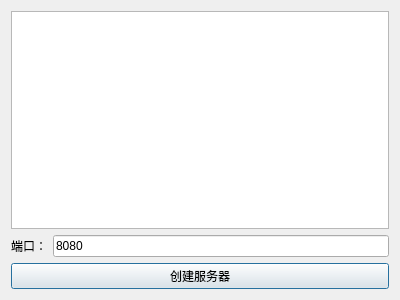
<?xml version="1.0" encoding="UTF-8"?>
<ui version="4.0">
 <class>TcpServerDialog</class>
 <widget class="QDialog" name="TcpServerDialog">
  <property name="geometry">
   <rect>
    <x>0</x>
    <y>0</y>
    <width>400</width>
    <height>300</height>
   </rect>
  </property>
  <property name="windowTitle">
   <string>Dialog</string>
  </property>
  <layout class="QVBoxLayout" name="verticalLayout">
   <item>
    <widget class="QListWidget" name="listWidget"/>
   </item>
   <item>
    <layout class="QHBoxLayout" name="horizontalLayout">
     <item>
      <widget class="QLabel" name="label">
       <property name="text">
        <string>端口：</string>
       </property>
      </widget>
     </item>
     <item>
      <widget class="QLineEdit" name="lineEdit">
       <property name="text">
        <string>8080</string>
       </property>
      </widget>
     </item>
    </layout>
   </item>
   <item>
    <widget class="QPushButton" name="pushButton">
     <property name="text">
      <string>创建服务器</string>
     </property>
    </widget>
   </item>
  </layout>
 </widget>
 <resources/>
 <connections/>
</ui>
